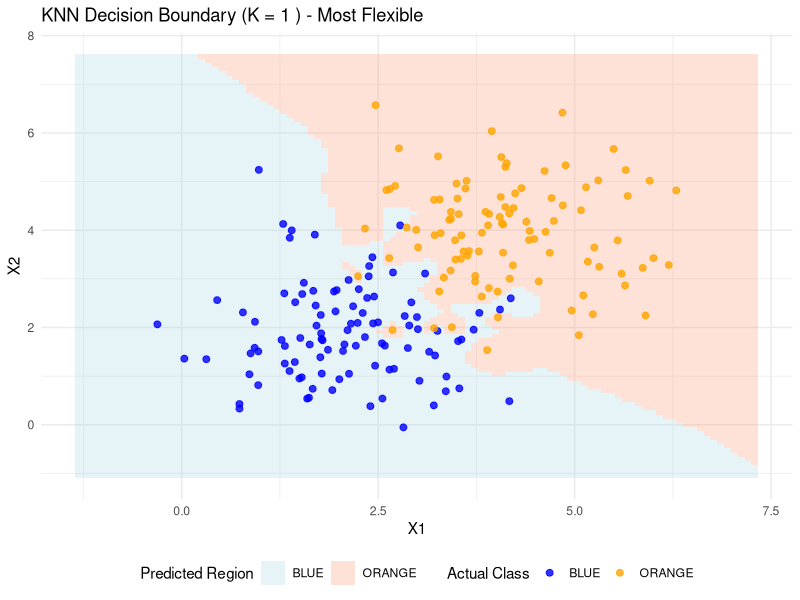
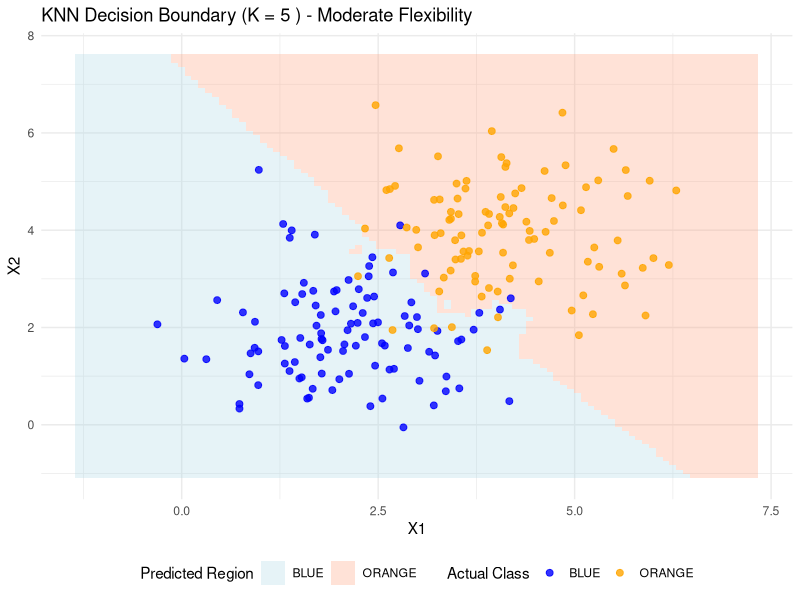
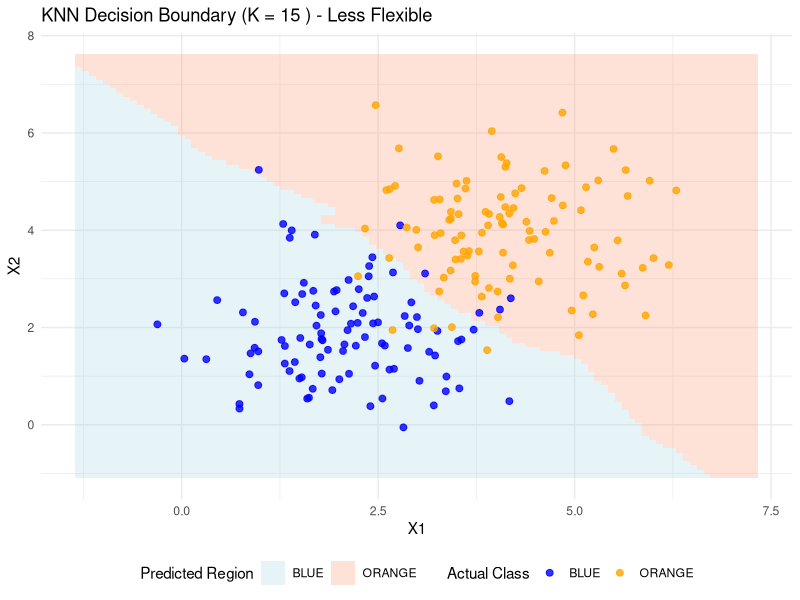
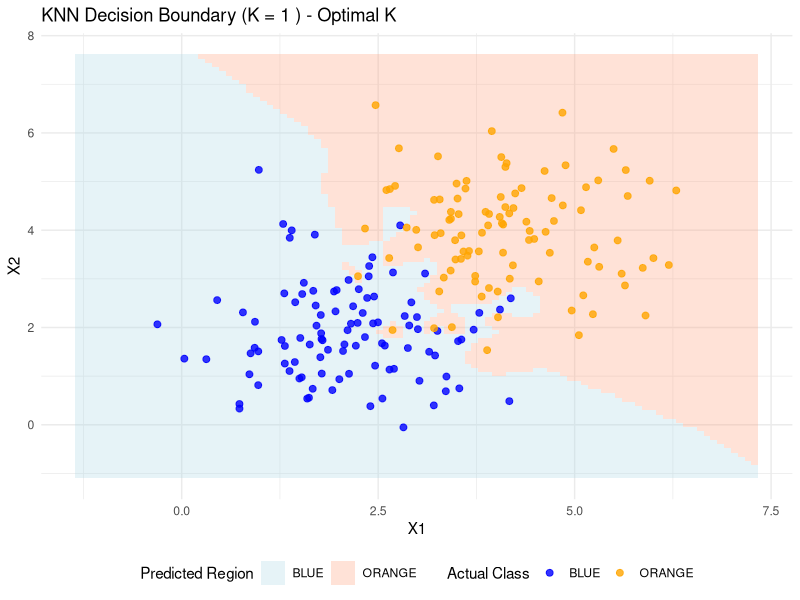
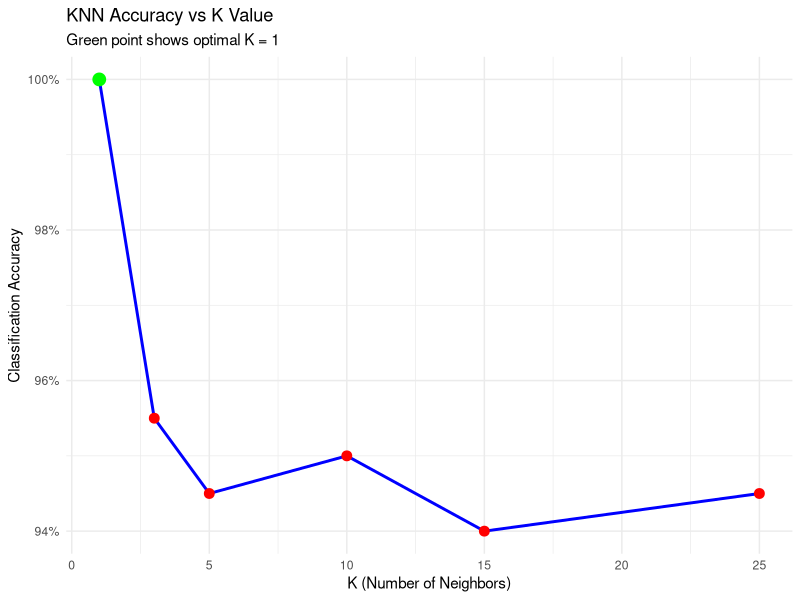
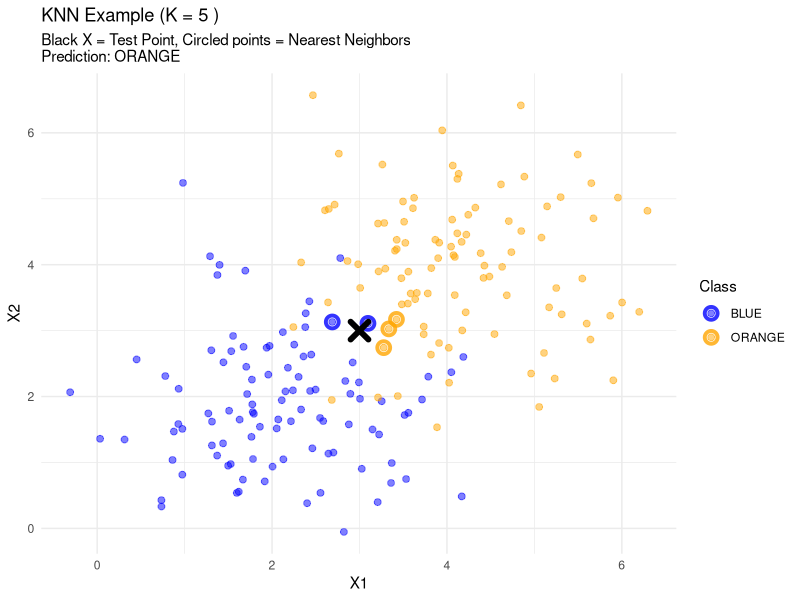

Reproduce these figures in R, in order.
# K-Nearest Neighbors Classification
# Using the same simulated data as linear regression example

# Load required libraries
library(ggplot2)
library(class)  # for knn function
library(RColorBrewer)

# Set seed for reproducibility
set.seed(123)

# Simulate the same training data as before
n_per_class <- 100

# Generate BLUE class data (centered around one region)
blue_x1 <- rnorm(n_per_class, mean = 2, sd = 1)
blue_x2 <- rnorm(n_per_class, mean = 2, sd = 1)

# Generate ORANGE class data (centered around another region)
orange_x1 <- rnorm(n_per_class, mean = 4, sd = 1)
orange_x2 <- rnorm(n_per_class, mean = 4, sd = 1)

# Combine data
X1 <- c(blue_x1, orange_x1)
X2 <- c(blue_x2, orange_x2)
G <- factor(c(rep("BLUE", n_per_class), rep("ORANGE", n_per_class)))

# Create data frame
train_data <- data.frame(X1 = X1, X2 = X2, G = G)

# Function to implement KNN and calculate accuracy
knn_classify <- function(train_data, k_value) {
  # Extract features and labels
  train_features <- train_data[, c("X1", "X2")]
  train_labels <- train_data$G
  
  # Apply KNN (using training data as test data for visualization)
  knn_pred <- knn(train = train_features, test = train_features, 
                  cl = train_labels, k = k_value)
  
  # Calculate accuracy
  accuracy <- mean(knn_pred == train_labels)
  
  return(list(predictions = knn_pred, accuracy = accuracy))
}

# Test different values of K
k_values <- c(1, 3, 5, 10, 15, 25)
results <- list()

cat("K-Nearest Neighbors Results:\n")
cat("============================\n")

for (k in k_values) {
  result <- knn_classify(train_data, k)
  results[[as.character(k)]] <- result
  
  cat("K =", k, ": Accuracy =", round(result$accuracy * 100, 2), "%\n")
  
  # Create confusion matrix
  conf_matrix <- table(Actual = train_data$G, Predicted = result$predictions)
  cat("Confusion Matrix for K =", k, ":\n")
  print(conf_matrix)
  cat("\n")
}

# Choose optimal K based on accuracy
accuracies <- sapply(results, function(x) x$accuracy)
optimal_k <- as.numeric(names(which.max(accuracies)))
cat("Optimal K:", optimal_k, "with accuracy:", round(max(accuracies) * 100, 2), "%\n\n")

# Create visualization function for decision boundaries
create_knn_boundary_plot <- function(train_data, k_value, title_suffix = "") {
  # Create a fine grid for decision boundary
  x1_range <- seq(min(train_data$X1) - 1, max(train_data$X1) + 1, length.out = 100)
  x2_range <- seq(min(train_data$X2) - 1, max(train_data$X2) + 1, length.out = 100)
  grid <- expand.grid(X1 = x1_range, X2 = x2_range)
  
  # Predict on grid using KNN
  grid_pred <- knn(train = train_data[, c("X1", "X2")], 
                   test = grid,
                   cl = train_data$G, 
                   k = k_value)
  
  grid$Predicted <- grid_pred
  
  # Create the plot
  p <- ggplot() +
    # Background colored by predictions
    geom_tile(data = grid, aes(x = X1, y = X2, fill = Predicted), alpha = 0.3) +
    # Actual data points
    geom_point(data = train_data, aes(x = X1, y = X2, color = G), 
               size = 2, alpha = 0.8) +
    scale_color_manual(values = c("BLUE" = "blue", "ORANGE" = "orange"),
                       name = "Actual Class") +
    scale_fill_manual(values = c("BLUE" = "lightblue", "ORANGE" = "lightsalmon"),
                      name = "Predicted Region") +
    labs(title = paste("KNN Decision Boundary (K =", k_value, ")", title_suffix),
         x = "X1", y = "X2") +
    theme_minimal() +
    theme(legend.position = "bottom")
  
  return(p)
}

# Create plots for different K values
cat("Generating plots for different K values...\n")

# Plot for K=1 (most flexible)
p1 <- create_knn_boundary_plot(train_data, 1, "- Most Flexible")
print(p1)

# Plot for K=5 (moderate flexibility)
p5 <- create_knn_boundary_plot(train_data, 5, "- Moderate Flexibility")
print(p5)

# Plot for K=15 (less flexible)
p15 <- create_knn_boundary_plot(train_data, 15, "- Less Flexible")
print(p15)

# Plot for optimal K
p_optimal <- create_knn_boundary_plot(train_data, optimal_k, "- Optimal K")
print(p_optimal)

# Compare predictions for different K values
comparison_data <- train_data
for (k in c(1, 5, 15)) {
  pred_col <- paste0("K", k, "_pred")
  comparison_data[[pred_col]] <- knn(train = train_data[, c("X1", "X2")], 
                                     test = train_data[, c("X1", "X2")],
                                     cl = train_data$G, 
                                     k = k)
}

# Show prediction comparison for first 15 points
cat("Prediction Comparison (First 15 points):\n")
cat("========================================\n")
print(comparison_data[1:15, c("X1", "X2", "G", "K1_pred", "K5_pred", "K15_pred")])

# Create accuracy vs K plot
accuracy_df <- data.frame(
  K = k_values,
  Accuracy = sapply(k_values, function(k) results[[as.character(k)]]$accuracy)
)

p_accuracy <- ggplot(accuracy_df, aes(x = K, y = Accuracy)) +
  geom_line(color = "blue", size = 1) +
  geom_point(color = "red", size = 3) +
  geom_point(data = accuracy_df[accuracy_df$K == optimal_k, ], 
             aes(x = K, y = Accuracy), color = "green", size = 4) +
  labs(title = "KNN Accuracy vs K Value",
       subtitle = paste("Green point shows optimal K =", optimal_k),
       x = "K (Number of Neighbors)", 
       y = "Classification Accuracy") +
  scale_y_continuous(labels = scales::percent_format()) +
  theme_minimal()

print(p_accuracy)

# Function to visualize individual predictions
visualize_knn_example <- function(train_data, test_point, k_value) {
  # Calculate distances to all training points
  distances <- sqrt((train_data$X1 - test_point[1])^2 + (train_data$X2 - test_point[2])^2)
  
  # Find K nearest neighbors
  nearest_indices <- order(distances)[1:k_value]
  nearest_points <- train_data[nearest_indices, ]
  
  # Make prediction
  prediction <- names(sort(table(nearest_points$G), decreasing = TRUE))[1]
  
  # Create visualization
  p <- ggplot() +
    geom_point(data = train_data, aes(x = X1, y = X2, color = G), 
               size = 2, alpha = 0.5) +
    geom_point(data = nearest_points, aes(x = X1, y = X2, color = G), 
               size = 3, alpha = 0.8, shape = 1, stroke = 2) +
    geom_point(aes(x = test_point[1], y = test_point[2]), 
               color = "black", size = 4, shape = 4, stroke = 3) +
    scale_color_manual(values = c("BLUE" = "blue", "ORANGE" = "orange")) +
    labs(title = paste("KNN Example (K =", k_value, ")"),
         subtitle = paste("Black X = Test Point, Circled points = Nearest Neighbors\nPrediction:", prediction),
         x = "X1", y = "X2", color = "Class") +
    theme_minimal()
  
  return(p)
}

# Example prediction for a specific point
test_point <- c(3, 3)  # Point between the two clusters
p_example <- visualize_knn_example(train_data, test_point, 5)
print(p_example)

cat("\nKNN Analysis Summary:\n")
cat("====================\n")
cat("• KNN is a non-parametric method that classifies based on majority vote of K nearest neighbors\n")
cat("• Smaller K values (like K=1) create more flexible decision boundaries\n")
cat("• Larger K values create smoother, less flexible boundaries\n")
cat("• Optimal K =", optimal_k, "achieved", round(max(accuracies) * 100, 2), "% accuracy on this dataset\n")
cat("• KNN decision boundaries adapt to local data patterns, unlike linear regression's straight line\n")
